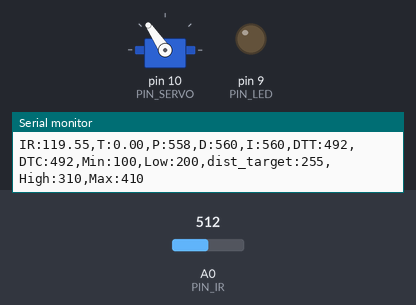
Recording of a sketch running on a simulated Arduino Uno, built with avr-gcc and run on an emulated ATmega328P. On the bench: servo, output pins drawn as LEDs (lit = HIGH), the last lines printed to the serial monitor. The test bench sets the inputs (shaded band); at power-on: A0 (PIN_IR) = 512.

Above: at 1.2 s.
1.3 s: A0 (PIN_IR) set to 306
At 2.0 s:
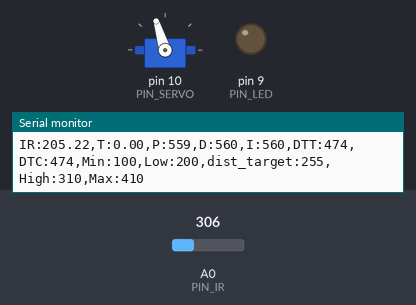
3.1 s: A0 (PIN_IR) set to 122
4.9 s: A0 (PIN_IR) set to 511
At 5.05 s:
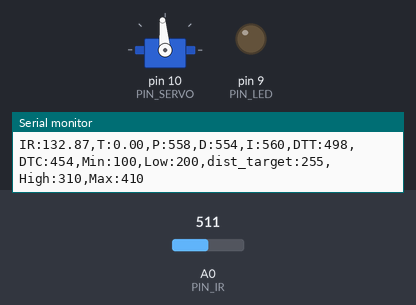
Timing chart, 0 to 7.9 s (numbered marks = the images above; inputs shaded):
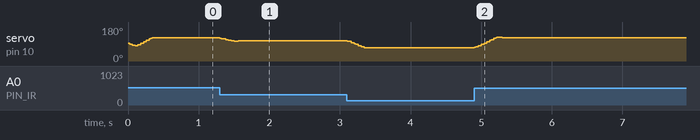

The sketch:

26_example_1.ino
```cpp
#include <Servo.h> //[3104] Servo header File include


/////////////////////////////
// Configurable parameters //
/////////////////////////////


// Arduino pin assignment
#define PIN_LED 9 // [3110] 9번핀 LED 연결
#define PIN_SERVO 10 // [3110] 10번핀 서보 연결
#define PIN_IR A0 //[3104] 적외선 거리센서 PIN - Analog0 정의


// Framework setting
#define _DIST_TARGET 255 //[3104] 탁구공을 위치 시킬 목표
#define _DIST_MIN 100 //[3117] 거리 최소값
#define _DIST_MAX 400 //[3117] 거리 최대값


// Distance sensor
#define _DIST_ALPHA 0.4  //[3099] EMA 필터링을 위한 alpha 값
#define _SENSOR_ALPHA 0.6

// Servo range
#define _DUTY_MIN 1880                 //[3100] 최저 서보 위치
#define _DUTY_NEU 1540                 //[3100] 중립 서보 위치
#define _DUTY_MAX 1250                 //[3100] 최대 서보 위치


// Servo speed control
#define _SERVO_ANGLE 50
#define _SERVO_SPEED 50


// Event periods
#define _INTERVAL_DIST 20 //[3099] 각 event 사이에 지정한 시간 간격
#define _INTERVAL_SERVO 20
#define _INTERVAL_SERIAL 100


// PID parameters
#define _KP 0.25
#define _KI 0
#define _KD 13


//////////////////////
// global variables //
//////////////////////


// Servo instance
Servo myservo;


// Distance sensor
float dist_target; // location to send the ball
float dist_raw, dist_ema, dist_prev; //[1928] 측정된 값과 ema 필터를 적용한 값


// Event periods
unsigned long last_sampling_time_dist, last_sampling_time_servo, last_sampling_time_serial;
//[3104] 각 event의 진행 시간 저장 변수
bool event_dist, event_servo, event_serial;
//[3104] 각 event의 시간체크를 위한 변수 (ex_20초 주기 >> 0초(True,시작), 10초(False), 20초(True))


// Servo speed control
int duty_chg_per_interval_up, duty_chg_per_interval_down; // [3116] 주기 당 서보 duty값 변화량
int duty_target, duty_curr, duty_ema; //[1928] 목표 위치와 현재 위치
int duty_val;


// PID variables
float error_curr, error_prev, error, control, pterm, dterm, iterm;

//error_curr: 현재 측정값과 목표값의 차이
//error_prev: 직전에 구한 차이로, P제어에서는 사용하지 않을 것임
//control: PID제어의 결과로 얻은 제어값
//pterm: Proportional term, 현재 상태의 error값으로부터 얻은 Proportional gain을 저장하는 변수
// [3099]


const float coE[] = {0.0000056, -0.0022881, 1.2178436, 20.2307410};


void setup() {
// initialize GPIO pins for LED and attach servo
  myservo.attach(PIN_SERVO); // attach servo
  pinMode(PIN_LED,OUTPUT); // initialize GPIO pins


// initialize global variables
  event_dist = event_servo = event_serial = true;


// move servo to neutral position
  myservo.writeMicroseconds(_DUTY_NEU);
  duty_curr = error_prev = _DUTY_NEU;


// initialize serial port
  Serial.begin(57600);


// convert angle speed into duty change per interval.
// 최대 최소 각 불균형이 있어, 각각 interval을 구했습니다.
  duty_chg_per_interval_up = (_DUTY_NEU - _DUTY_MAX) * (_SERVO_SPEED / _SERVO_ANGLE * 2 )
                              * 1.4 * (_INTERVAL_SERVO / 1000.0);
  duty_chg_per_interval_down = (_DUTY_MIN - _DUTY_NEU) * (_SERVO_SPEED / _SERVO_ANGLE * 2 )
                              * 1.4 * (_INTERVAL_SERVO / 1000.0);
}


void loop() {
/////////////////////
// Event generator //
/////////////////////


  unsigned long time_curr = millis();

  if(time_curr >= last_sampling_time_dist + _INTERVAL_DIST){
    last_sampling_time_dist += _INTERVAL_DIST;
    event_dist = true;
  }
  if(time_curr >= last_sampling_time_servo + _INTERVAL_SERVO ){
    last_sampling_time_servo += _INTERVAL_SERVO;
    event_servo = true;
  }
  if(time_curr >= last_sampling_time_serial + _INTERVAL_SERIAL ){
    last_sampling_time_serial += _INTERVAL_SERIAL;
    event_serial = true;
  }


////////////////////
// Event handlers //
////////////////////


  if(event_dist) {
    event_dist = false;
  // get a distance reading from the distance sensor
    dist_ema = ir_distance_filtered(); // [3099] dist_ema?

  // PID control logic
    error_curr = dist_ema - _DIST_TARGET;
    error = (error_curr - error_prev);
    pterm = _KP * error_curr;  // [3099]
    iterm = _KI * error_curr;
    dterm = _KD * error;
    control = pterm + iterm + dterm;


    if (control > 0){
      duty_val = _DUTY_NEU + (_DUTY_MAX - _DUTY_NEU) * _SERVO_ANGLE / 2000.0 * control;
    }
    else {
      duty_val = _DUTY_NEU + (_DUTY_NEU - _DUTY_MIN) * _SERVO_ANGLE / 2000.0 * control;
    }

    //duty_val = _DUTY_NEU + control;

    duty_target = sensor_filtered(duty_val);


  // keep duty_target value within the range of [_DUTY_MIN, _DUTY_MAX]
    if(duty_target < _DUTY_MAX){
      duty_target = _DUTY_MAX;
    }
    else if(duty_target > _DUTY_MIN){
      duty_target = _DUTY_MIN;
    }

    error_prev = error_curr;

  }

  if(event_servo) {
    event_servo=false;
    int fin = 1;

    if (error_curr>80 | error_curr<-80){
      fin = 2;
    }

    for (int i=0; i<fin; i++){
    // adjust duty_curr toward duty_target by duty_chg_per_interval
      if(duty_target>duty_curr) {
        duty_curr += duty_chg_per_interval_down;
        if(duty_target < duty_curr){
          duty_curr = duty_target;
        }
      }
      else if (duty_target<duty_curr){
        duty_curr -= duty_chg_per_interval_up;
        if(duty_target > duty_curr){
          duty_curr = duty_target;
        }
      }
    // update servo position
      myservo.writeMicroseconds(duty_curr);
    }
  }


   if(event_serial) {
    event_serial = false; //[3117] // 이거 맞나요? // 저도 이렇게 했어요
    // 아래 출력문은 수정없이 모두 그대로 사용하기 바랍니다.
    Serial.print("IR:");
    Serial.print(dist_ema);
    Serial.print(",T:");
    Serial.print(dist_target);
    Serial.print(",P:");
    Serial.print(map(pterm,-1000,1000,510,610));
    Serial.print(",D:");
    Serial.print(map(dterm,-1000,1000,510,610));
    Serial.print(",I:");
    Serial.print(map(iterm,-1000,1000,510,610));
    Serial.print(",DTT:");
    Serial.print(map(duty_target,1000,2000,410,510));
    Serial.print(",DTC:");
    Serial.print(map(duty_curr,1000,2000,410,510));
    Serial.println(",Min:100,Low:200,dist_target:255,High:310,Max:410");

  }
}


float ir_distance(void){ // return value unit: mm
  float value, dist;
  float volt = float(analogRead(PIN_IR));
  value = ((6762.0/(volt-9.0))-4.0) * 10.0;

  dist = coE[0] * pow(value, 3) + coE[1] * pow(value, 2) + coE[2] * value + coE[3];

  return dist;
}
//[3099]


float ir_distance_filtered(void){ // return value unit: mm
  dist_raw = ir_distance();
  if (dist_raw > _DIST_MAX) dist_raw = _DIST_MAX;
  else if (dist_raw < _DIST_MIN) dist_raw = _DIST_MIN;
  else dist_prev = dist_raw;

  return _DIST_ALPHA * dist_raw + (1 - _DIST_ALPHA) * dist_ema;
}

float sensor_filtered(float sensor_val){
  return _SENSOR_ALPHA * sensor_val + (1 - _SENSOR_ALPHA) * duty_target;
}
```

Measured:
- after the input at 4.9 s, servo on pin 10 (PIN_SERVO): rises from 71° to 125° in 0.32 s, then falls to 124° in 0.08 s
